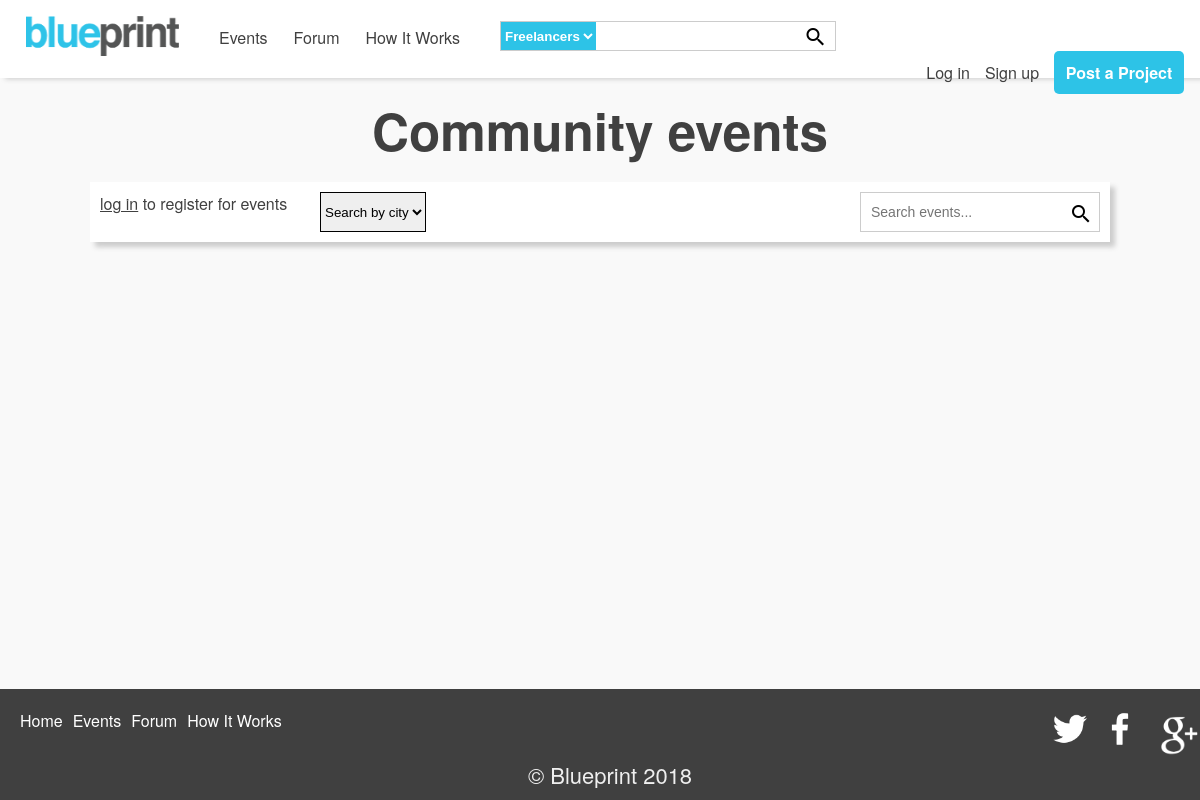
Page /eventSearchResults.php?citySearch=London on the earlier database version.
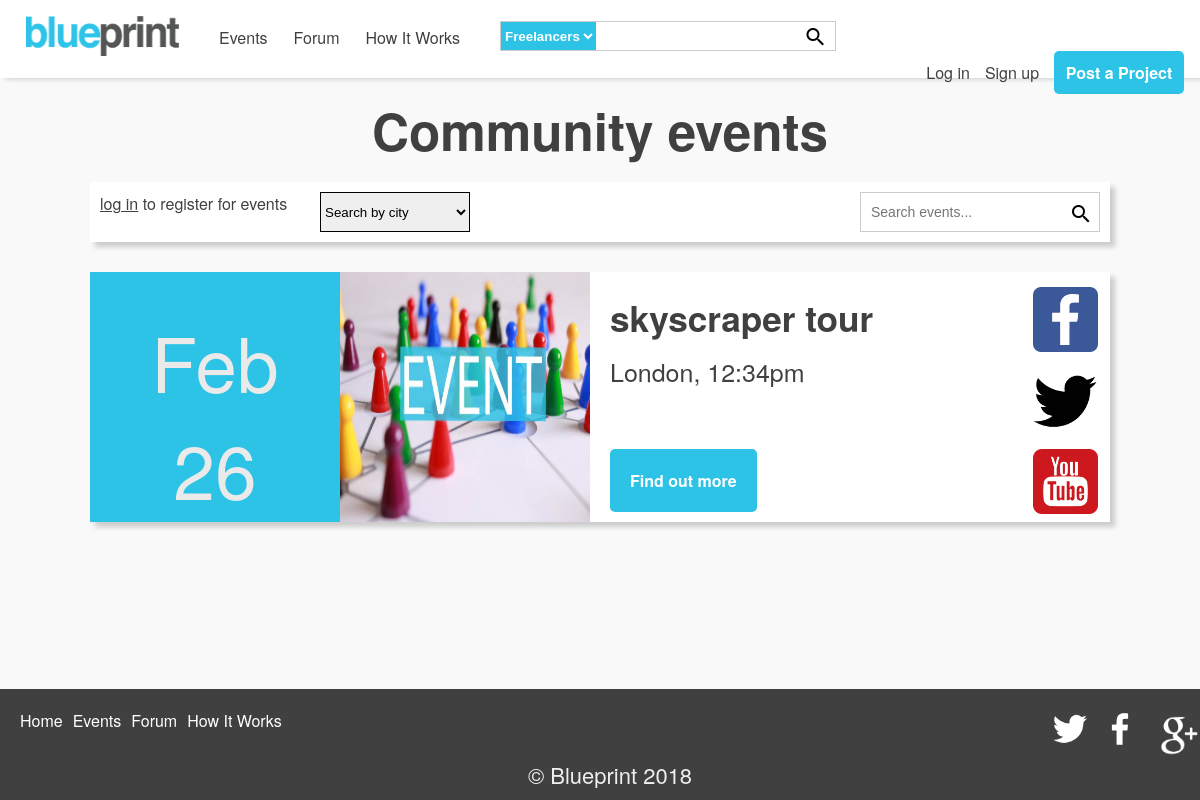
Same page on the later database version.
### tables this page shows
CREATE TABLE `bp_events` (
  `eventId` int(11) NOT NULL,
  `eventName` varchar(100) NOT NULL,
  `eventDate` date NOT NULL,
  `eventTime` time NOT NULL,
  `eventPlace` varchar(100) NOT NULL,
  `eventAddress2` varchar(100) DEFAULT NULL,
  `eventCity` varchar(100) NOT NULL,
  `eventPostcode` varchar(10) NOT NULL,
  `eventSpaces` int(4) NOT NULL,
  `eventImage` varchar(200) DEFAULT NULL,
  `eventInfo` varchar(1000) DEFAULT NULL
);

### eventSearchResults.php (the view, shortened to what this page needs)
<?php
$searchQuery = filter_has_var(INPUT_GET, 'searchQuery') ? $_GET['searchQuery'] : null;
$searchQuery = filter_var($searchQuery, FILTER_SANITIZE_STRING, FILTER_FLAG_ENCODE_LOW);
$citySearch = filter_has_var(INPUT_GET, 'citySearch') ? $_GET['citySearch'] : null;
require_once ('scripts/functions.php');
echo makePageStart("viewport", "width=device-width, inital-scale=1", "Blueprint home");
echo makeHeader();
$dbConn = databaseConn::getConnection();
$userType = checkUserType();
$pro = checkProStatus();
if (isset($citySearch)){
    $eventSQL = "select *
             from bp_events
             WHERE eventCity = '$citySearch'
             order by eventDate ASC";
}elseif (isset($searchQuery)){
    $eventSQL = "select *
             from bp_events
             WHERE eventName LIKE '%$searchQuery%'
             order by eventDate ASC";
}
$getCity = $dbConn->prepare('select DISTINCT eventCity From bp_events ORDER BY eventCity');
$getCity->execute();
$citys = $getCity->fetchAll();
echo "
<h1>Community events</h1>
<div class='filterBar'>";
if ($userType == "admin" || $pro == "1"){
    echo "<a href='addEventForm.php' class='button' id='addEventButton'>Add an event</a>";
}else if (isset($_SESSION['username'])){
    echo"<div style='float: left; width: 20%'>
            <p><a href='#'>Upgrade to pro</a> to create your own event</p>
        </div>";
}else{
    echo "<div style='float: left; width: 20%'>
            <p><a href='login.php'>log in</a> to register for events</p>
        </div>";
};
echo"<form id='orderEventsForm' action='eventSearchResults.php'>
<select name=\"citySearch\" id=\"cityDropdown\" class='dropdown'>
<option>Search by city</option>";
foreach ($citys as $city){
    echo"<option>".$city["eventCity"]."</option>";
}echo"
</select>
</form>
<form class=\"search-box\" action='eventSearchResults.php' method='get'>
            <input type=\"text\" name='searchQuery' autocomplete=\"off\" placeholder=\"Search events...\" />
            <button type='submit'><i class=\"material-icons\">search</i></button>
            <div class=\"result\"></div><br>
        </form>
        <div class='clear'></div>
          </div>";
$per_page_html = '';
$start=0;
$limit=" limit " . $start . "," . ROW_PER_PAGE;
$pagination_statement = $dbConn->prepare($eventSQL);
$pagination_statement->execute();
$row_count = $pagination_statement->rowCount();
if(!empty($row_count)){
    $per_page_html .= "<div class='pag-links'>";
    $per_page_html .= "</div>";
}
$query = $eventSQL.$limit;
$pdo_statement = $dbConn->prepare($query);
$pdo_statement->execute();
$result = $pdo_statement->fetchAll();
echo"<div class='result-set'>
        <div class=\"images-container\">";
if(!empty($result)) {
    foreach($result as $row) {
        $date = $row['eventDate'];
        $dateString = strtotime($date);
        $formatMonth = date("M", $dateString);
        $formatDay = date("d", $dateString);
        $eventImage = $row['eventImage'];
        $time = $row['eventTime'];
        $timeString = strtotime($time);
        $formatTime = date("h:ia", $timeString);
        echo"
                <div class='event-contain'>
                    <div class='event-date-contain'><p>$formatMonth</p><p>$formatDay</p></div>
                    <div class='event-img-contain'>
                        <img src=\"images/".$eventImage."\" alt = \"Event image\" >
                    </div >
                    <div class='event-info-contain'>
                        <h2>".$row['eventName']."</h2>
                        <p>".$row['eventCity'].", $formatTime</p>
                        <a class=\"button\" href=\"eventPage.php?eventid=" .$row['eventId']. "\"> Find out more </a >";
        echo"       </div>
            <div class='media-contain'>
                <a href='#'><div class='media-box'><img src=\"images/facebook.png\"></div></a>
                <a href='#'><div class='media-box'><img src=\"images/twitter.png\"></div></a>
                <a href='#'><div class='media-box'><img src=\"images/youtube.png\"></div></a>
            </div>
        </div>
        ";
    }
}
echo"</div>
</div>
<form name='frmSearch' action='' method='post' class=\"pag-form\">
        $per_page_html
    </form>";?>
<?php
echo makePageFooter();
?>

Differences in the rows shown:
added bp_events: eventDate "Feb", eventDate "26", eventImage (placeholder picture), eventName "skyscraper tour", eventCity "London", eventTime "12:34pm"
